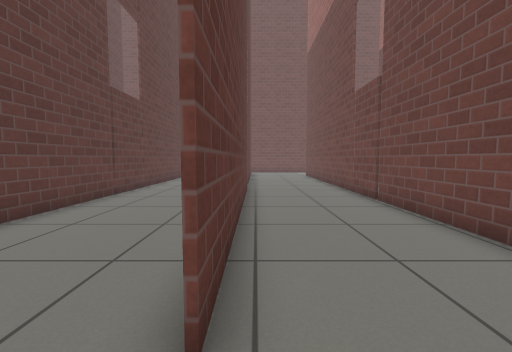
View 1 (above)

23 first-person views from a walk through a Gazebo world. The camera is 0.72 m above the floor, tilts 4° down and sees 90° across. The floor is counted in squares, 0.5 m on a side. Each view is taken from the middle of a square. On the plan, view 1 faces up. The plan holds only what a view shows up to about 13 squares ahead; the rest is blank. Robots are left out. Gazebo's built-in surfaces are drawn with simple patterns.

View 2
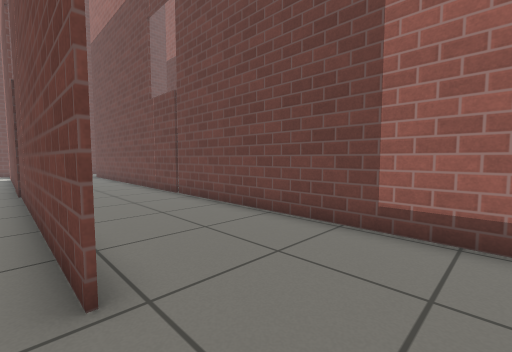

View 3
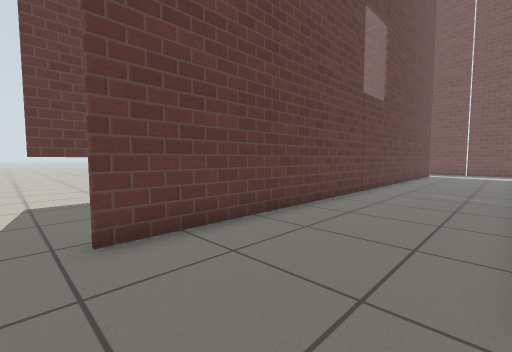

View 4
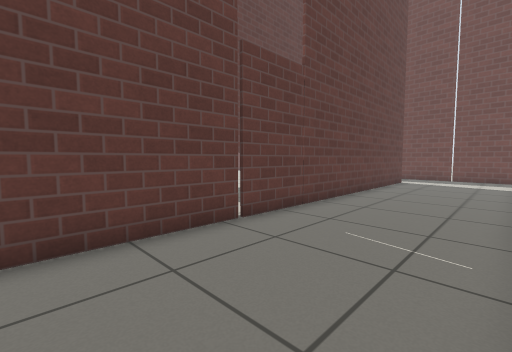

View 5
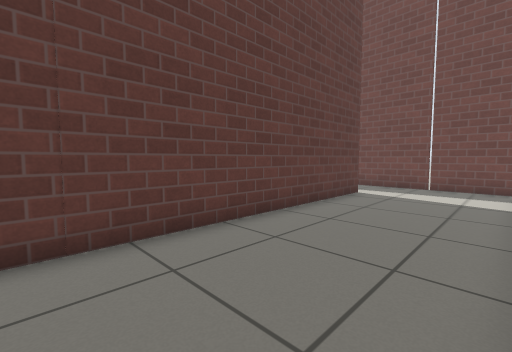

View 6
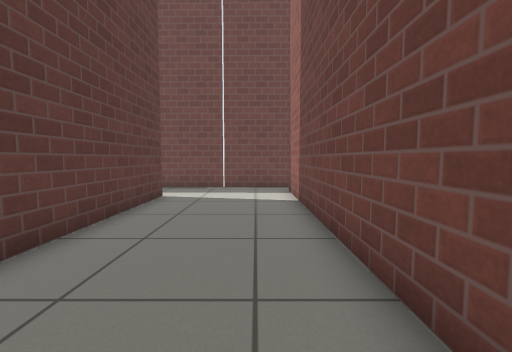

View 7
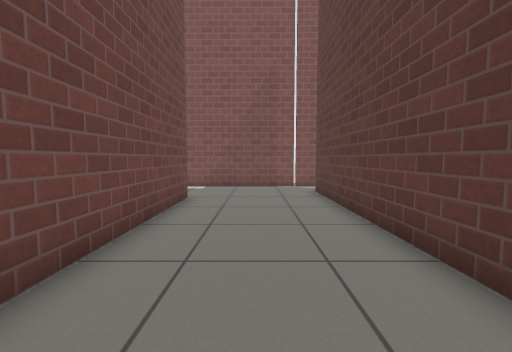

View 8
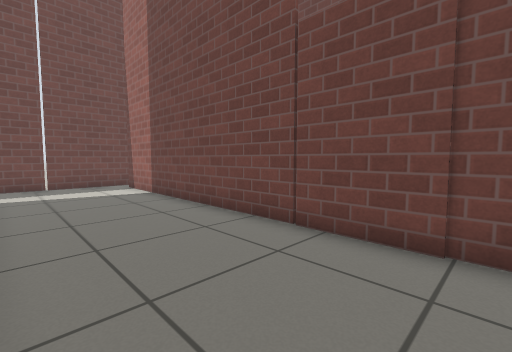

View 9
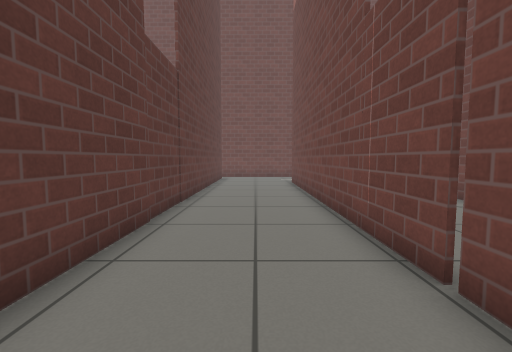

View 10
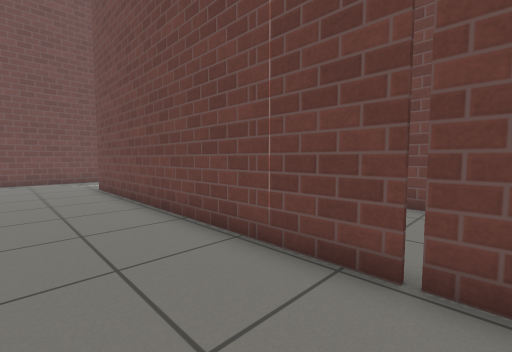

View 11
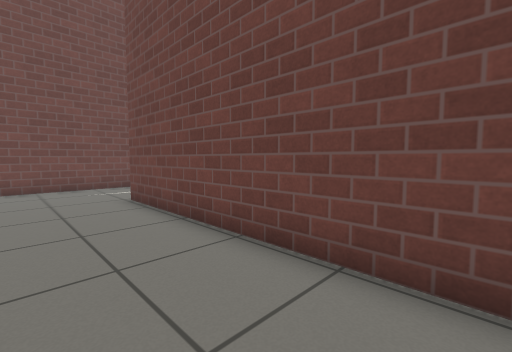

View 12
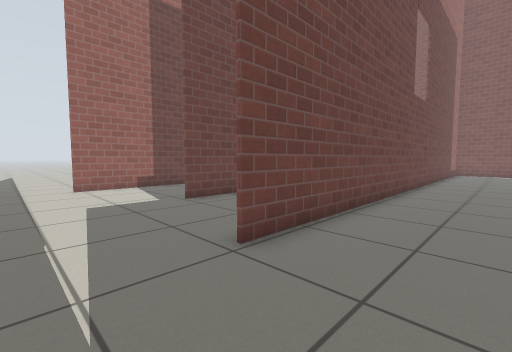

View 13
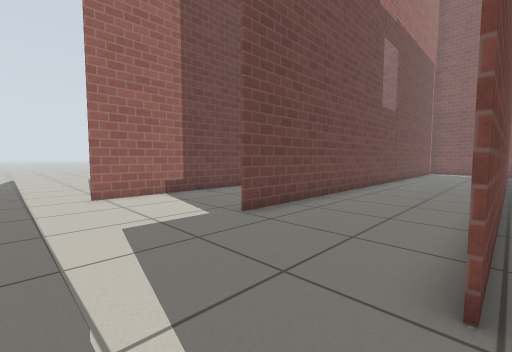

View 14
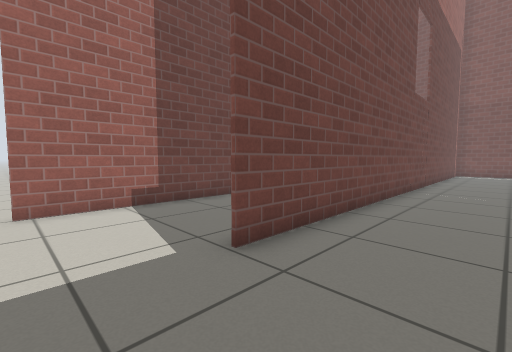

View 15
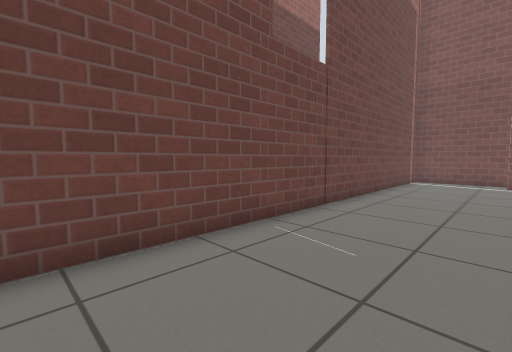

View 16
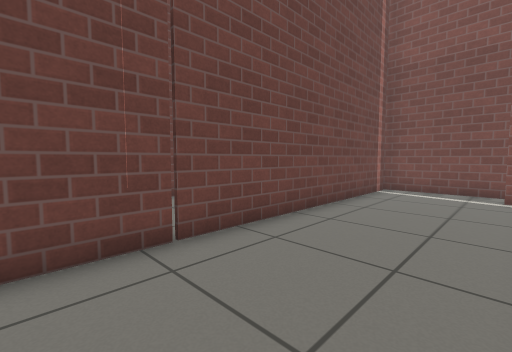

View 17
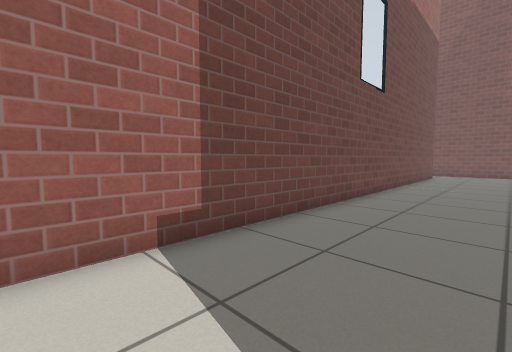

View 18
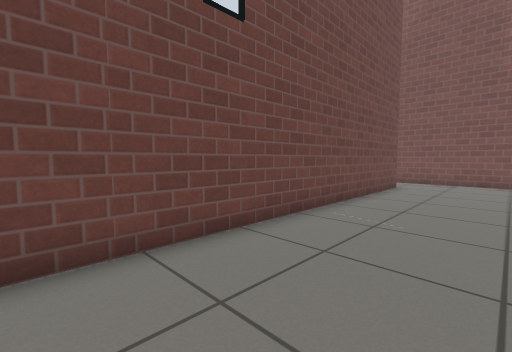

View 19
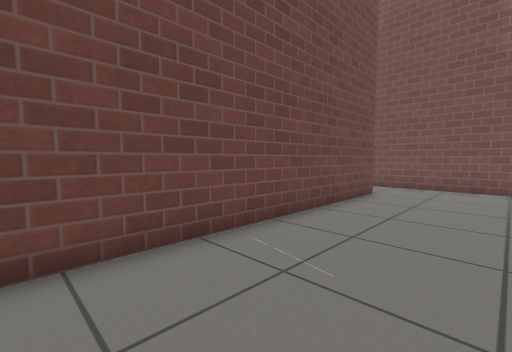

View 20
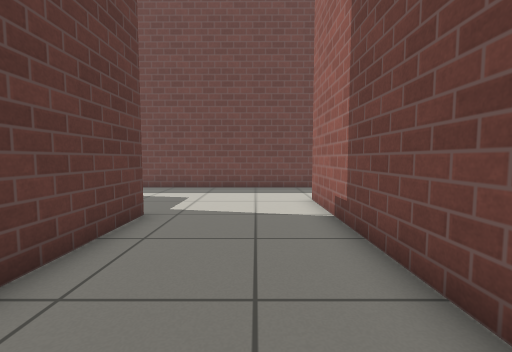

View 21
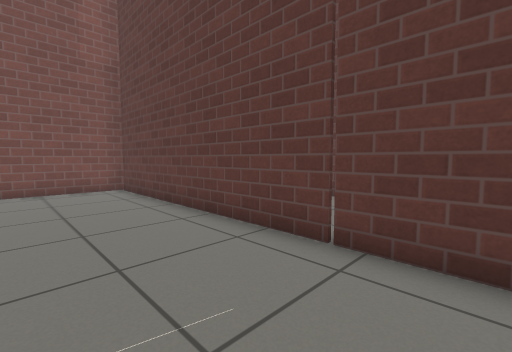

View 22
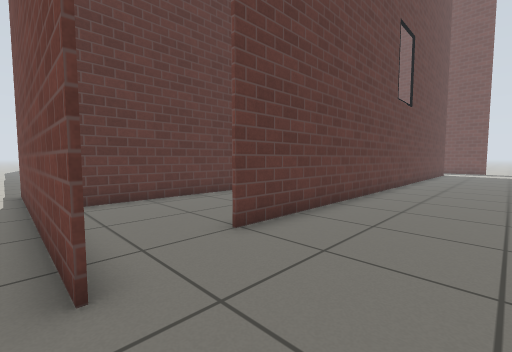

View 23
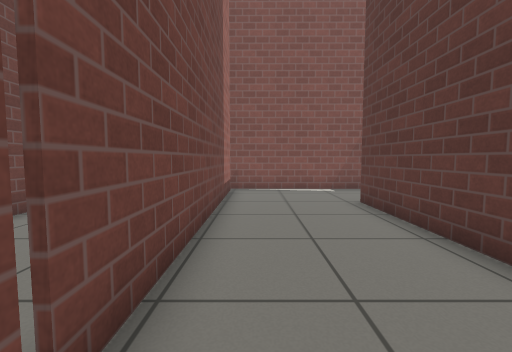

### Floor plan
Points are (right, up) in squares from view 1. A wall is a line through its corners. A room is listed if a view was taken in it or the views show most of it. See-through windows are left out.
Room 1 (views 1, 9, 10, 11, 12, 23)
walls: (-0.4, 19) (-0.4, 1.6); (4.1, -1.4) (4.1, 21.2); (-0.6, -1.9) (5.1, -1.9); (3.4, 25.5) (-0.5, 25.5)
ways out: opening at (0, 0) to room 2; opening at (0, 25) to room 2; opening at (4, 23) to room 3; gap at (4, 9) to room 3
Room 2 (views 2, 3, 4, 5, 6, 7, 8)
walls: (-0.5, 1.6) (-0.5, 24.4); (-5.6, 22.8) (-5.6, -0.1); (-0.5, 25.5) (-5.5, 25.5); (-6.1, -1.9) (-0.6, -1.9)
ways out: opening at (0, 0) to room 1; opening at (0, 25) to room 1; opening at (-6, -1); opening at (-6, 24); gap at (-6, 10)
Room 3 (views 13, 14, 15, 16)
walls: (5, -3.4) (8.9, -3.4); (9, -3.2) (9, 19.5); (8.6, 25.4) (3.4, 25.5)
ways out: opening at (4, 23) to room 1; gap at (4, 9) to room 1; opening at (9, 22) to room 4
Room 4 (views 17, 18, 19, 20, 21)
walls: (9.2, 9.1) (9.2, -3.1); (13.9, 12.5) (13.9, 21.9); (9.2, 19.5) (9.2, 15.8); (13.9, -0.8) (13.9, 8.6); (8.9, -3.4) (13.5, -3.5); (13.6, 25.4) (8.6, 25.4)
ways out: opening at (9, 22) to room 3; opening at (14, -2) to room 5; opening at (14, 23) to room 5
Room 5 (view 22)
walls: (14.1, 8.5) (14.1, -0.8); (13.5, -3.5) (15, -3.5); (14.8, 25.4) (13.6, 25.4)
ways out: opening at (14, -2) to room 4; opening at (14, 23) to room 4
objects: black box (14, 10) to (14, 11)

Where each view was taken, in squares from view 1:
view 1: 0 up, 0 right, facing up
view 2: 1 down, 1 left, facing up-right
view 3: 1 down, 1 left, facing up-left
view 4: 6 up, 1 left, facing up-left
view 5: 12 up, 1 left, facing up-left
view 6: 13 up, 2 left, facing up
view 7: 11 up, 3 left, facing down
view 8: 11 up, 5 left, facing up-right
view 9: 6 up, 2 right, facing up
view 10: 8 up, 1 right, facing up-right
view 11: 12 up, 1 right, facing up-right
view 12: 24 up, 1 right, facing down-right
view 13: 24 up, 4 right, facing down-right
view 14: 22 up, 6 right, facing down-right
view 15: 14 up, 5 right, facing down-right
view 16: 9 up, 5 right, facing down-right
view 17: 21 up, 10 right, facing down-right
view 18: 13 up, 10 right, facing down-right
view 19: 10 up, 10 right, facing down-right
view 20: 13 up, 12 right, facing up
view 21: 9 up, 13 right, facing down-left
view 22: 4 down, 18 right, facing up-left
view 23: 10 up, 3 right, facing down
